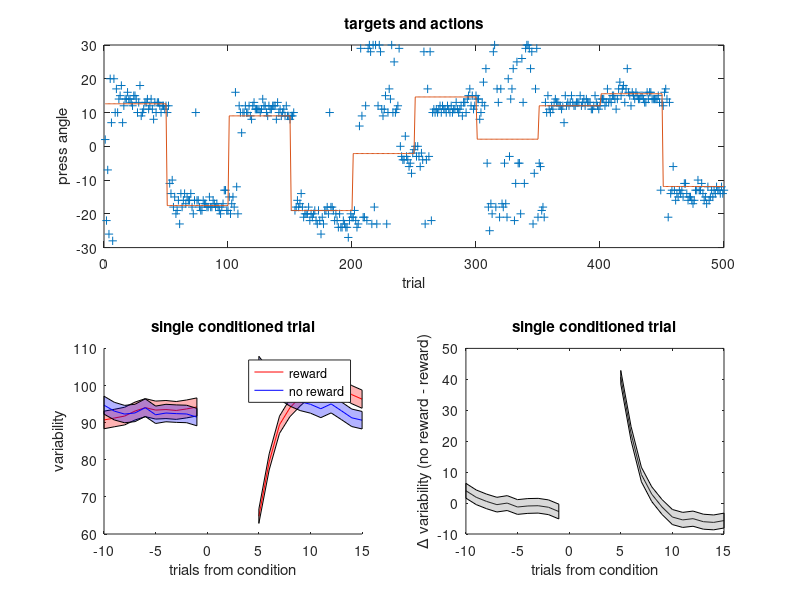

The MATLAB source for this figure:
% Figure 1 

clear all;
load fig_cond;


figure;

% performance
%

subplot(2,1,1);
plot(ex.a(1:500), '+');
hold on;
plot(ex.tar(1:500));
hold off;
xlabel('trial');
ylabel('press angle');
title('targets and actions');


% reward and no-reward
%

subplot(2,2,3);

cols = {'red', 'blue'};
labels = {'reward', 'no reward'};
which = {ex.clamp == 1, ex.clamp == 0};

ax = -10:15;
clear v;
clear hh;
clear n;
clear m;
clear s;
hold on;
for c_idx = 1:2
    ix = find(which{c_idx});
    for i = 1:length(ix)
        for j = 1:length(ax)
            t = ix(i) + ax(j);
            v(i,j) = ex.var(t);
            if ax(j) >= 0 && ax(j) < 5
                v(i,j) = NaN;
            end
        end
    end

    n{c_idx} = size(v, 1);
    m{c_idx} = mean(v, 1);
    s{c_idx} = std(v, 1);
    se{c_idx} = std(v, 1) / sqrt(size(v,1));
    hh(c_idx) = plot(ax, m{c_idx}, 'color', cols{c_idx});

    w = ax < 0;
    h = fill([ax(w) flip(ax(w))], [m{c_idx}(w) + se{c_idx}(w) flip(m{c_idx}(w) - se{c_idx}(w))], cols{c_idx});
    set(h, 'facealpha', 0.3);

    w = ax >= 5;
    h = fill([ax(w) flip(ax(w))], [m{c_idx}(w) + se{c_idx}(w) flip(m{c_idx}(w) - se{c_idx}(w))], cols{c_idx});
    set(h, 'facealpha', 0.3);

    %plot([0 0], [60 100], '--', 'color', [0.4 0.4 0.4]);
end
hold off;

legend(hh, labels);
xlabel('trials from condition');
ylabel('variability');
title('single conditioned trial');

% no-reward - reward
%

subplot(2,2,4);

md = m{2} - m{1};
sed = sqrt(s{1}.^2 + s{2}.^2) / sqrt(n{1} + n{2}); 

plot(ax, md, 'color', 'black');
hold on;

w = ax < 0;
h = fill([ax(w) flip(ax(w))], [md(w) + sed(w) flip(md(w) - sed(w))], [0.5 0.5 0.5]);
set(h, 'facealpha', 0.3);

w = ax >= 5;
h = fill([ax(w) flip(ax(w))], [md(w) + sed(w) flip(md(w) - sed(w))], [0.5 0.5 0.5]);
set(h, 'facealpha', 0.3);
hold off;

xlabel('trials from condition');
ylabel('\Delta variability (no reward - reward)');
title('single conditioned trial');
